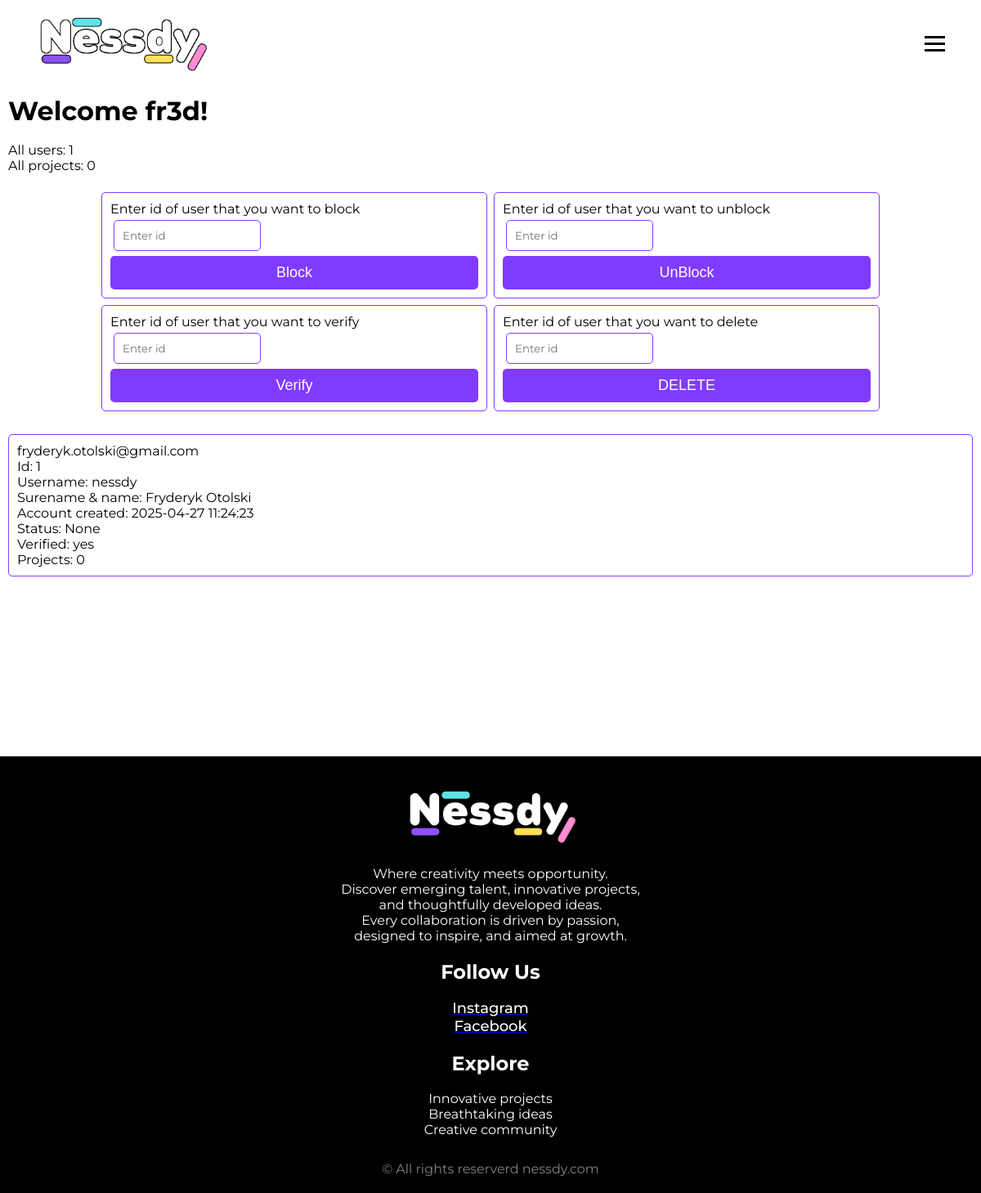
The page /admin (signed in) on the database its author committed.
### website/models.py (models this page shows)
class User(db.Model, UserMixin):
    id = db.Column(db.Integer, primary_key=True)
    email = db.Column(db.String(150), unique=True, nullable = False)
    first_name = db.Column(db.String(150), nullable = False)
    name_surname = db.Column(db.String(150), nullable = False)
    password = db.Column(db.String(500), nullable = False)
    date = db.Column(db.DateTime(timezone=True), default=func.now())
    status = db.Column(db.String(2000), nullable = True)
    verified = db.Column(db.String(10), nullable = True)
    token = db.Column(db.Integer, nullable = True)
    notes = db.relationship('Note')

### website/views.py (the view, shortened to what this page needs)
@views.route('/admin', methods=['GET', 'POST'])
def admin():
    users = User.query.all()
    user_count = db.session.query(func.count(User.id)).scalar()
    project_count = db.session.query(func.count(Note.id)).scalar()
    return render_template("admin.html", user=current_user, users=users, user_count=user_count, project_count=project_count)

### website/__init__.py (called while the page is built)
def create_app():
    app = Flask(__name__)
    app.config["SECRET_KEY"] = "tojantiam"
    app.config['SQLALCHEMY_DATABASE_URI'] = f'sqlite:///{DB_NAME}'
    app.config['UPLOAD_FOLDER'] = 'static/uploads/' #Upload folder for images
    db.init_app(app)
    from .views import views
    from .auth import auth
    app.register_blueprint(views, url_prefix='/')
    app.register_blueprint(auth, url_prefix='/')
    from .models import User
    create_database(app)
    login_manager = LoginManager()
    login_manager.login_view = 'auth.login'
    login_manager.init_app(app)
    @login_manager.user_loader
    def load_user(id):
        return User.query.get(int(id))
    return app

### website/templates/admin.html (shortened to what this page needs)
{% extends "base.html" %}
{% block content %}
    <div class="container_admin">
        {% if user.email == "fryderyk.otolski@gmail.com" %}
        <h1>Welcome fr3d!</h1>
        <br>
        <p>All users: {{ user_count }}</p>
        <p>All projects: {{ project_count }}</p>
        <br>
        <div class="un-block-form">
            <form method="POST" class="form-control">
                <label for="block">Enter id of user that you want to block</label>
                <input type="text" class="form-control" id="block" name="block" placeholder="Enter id">
                <button type="submit" class="btn-primary">Block</button>
            </form>
            <br>
            <form method="POST" class="form-control">
                <label for="unblock">Enter id of user that you want to unblock</label>
                <input type="text" class="form-control" id="unblock" name="unblock" placeholder="Enter id">
                <button type="submit" class="btn-primary">UnBlock</button>
            </form>
            <form method="POST" class="form-control">
                <label for="verify">Enter id of user that you want to verify</label>
                <input type="text" class="form-control" id="verify" name="verify" placeholder="Enter id">
                <button type="submit" class="btn-primary">Verify</button>
            </form>
            <form method="POST" class="form-control">
                <label for="verify">Enter id of user that you want to delete</label>
                <input type="text" class="form-control" id="delete" name="delete" placeholder="Enter id">
                <button type="submit" class="btn-primary">DELETE</button>
            </form>
        </div>
        <br>
            {% for user in users %}
                <div class="box">
                    <p>{{ user.email }}</p>
                    <p>Id: {{ user.id }}</p>
                    <p>Username: {{ user.first_name }}</p>
                    <p>Surename & name: {{ user.name_surname }}</p>
                    <p>Account created: {{ user.date }}</p>
                    <p>Status: {{ user.status }}</p>
                    <p>Verified: {{ user.verified }}</p>
                    <p>Projects: {{ user.notes|length }}</p>
                </div>
            {% endfor %}
        {% else %}
        <h1>Acces denied!</h1>
        {% endif %}
    </div>
{% endblock %}

### website/templates/base.html (shortened to what this page needs)
<!DOCTYPE html>
<html lang="en">
<head>
    <link rel="stylesheet" type="text/css" href="{{ url_for('static', filename='css/style.css') }}">
    <link rel="stylesheet" type="text/css" href="{{ url_for('static', filename='css/home.css') }}">
    <link rel="stylesheet" type="text/css" href="{{ url_for('static', filename='css/sign_up.css') }}">
    <link rel="stylesheet" type="text/css" href="{{ url_for('static', filename='css/login.css') }}">
    <link rel="stylesheet" type="text/css" href="{{ url_for('static', filename='css/facts.css') }}">
    <link rel="stylesheet" type="text/css" href="{{ url_for('static', filename='css/shop.css') }}">
    <link rel="stylesheet" type="text/css" href="{{ url_for('static', filename='css/password.css') }}">
    <link rel="stylesheet" type="text/css" href="{{ url_for('static', filename='css/token.css') }}">
</head>
<body>
  <div class="container">
      <nav class="navbar">
        <a href="/">  <img src="{{ url_for('static', filename='images/nessdy_logo2.png') }}">  </a>
        <div class="hamburger">
            <span class="bar"></span>
            <span class="bar"></span>
            <span class="bar"></span>
        </div>
      </nav>
      {% block content %}
      {% endblock %}
      <br>
      <div class="footer">
        <ul>
          <li>
            <img class="logofooter" src="{{ url_for('static', filename='images/nessdy_logo2.png') }}">
          </li>
          <li>
            <p>Where creativity meets opportunity.</p>
            <p>Discover emerging talent, innovative projects,</p>
            <p>and thoughtfully developed ideas.</p>
            <p>Every collaboration is driven by passion,</p>
            <p>designed to inspire, and aimed at growth.</p>
          </li>
          <li>
            <h2>Follow Us</h2>
            <br>
            <a href="https://www.instagram.com/_nessdy_?igsh=MW9vMGkwdm50OWJwMw%3D%3D&utm_source=qr" target="_blank"><p class="socialm" >Instagram</p></a>
            <a href="https://www.facebook.com/profile.php?id=61575508590029" target="_blank"><p class="socialm" >Facebook</p></a>
          </li>
          <li>
            <h2>Explore</h2>
            <br>
            <p>Innovative projects</p>
            <p>Breathtaking ideas</p>
            <p>Creative community</p>
          </li>
        </ul>
        <br>
        <div class="rights">
          <p> © All rights reserverd nessdy.com</p>
        </div>
      </div>
    </div>
</body>
</html>

### website/static/css/style.css (style rules this page uses)
* { padding: 0; margin: 0; box-sizing: border-box; font-family: "Montserrat", sans-serif; cursor: default; }
body { max-width: 1600px; margin: auto; border: 0.5px solid black; }
.container { padding: 0px; }
.navbar img { max-height: 80px; }
.navbar a { color: rgb(0, 0, 0); text-decoration: none; font-family: "Montserrat", sans-serif; font-style: normal; font-size: 22px; font-weight: 800; }
.navbar { padding: 10px; margin: 10px; min-height: 80px; align-items: center; padding: 0 34px; display: flex; justify-content: space-between }
.hamburger { display: none; cursor: pointer; }
.bar { display: block; width: 25px; height: 3px; margin: 5px auto; background-color: rgb(0, 0, 0); -webkit-transition: all 0.3s ease-in-out; transition: all 0.3s ease-in-out }
.footer { padding: 30px 100px; background-color: black; cursor: default; }
.footer ul { list-style: none; justify-content: space-between; display: flex; align-items: center; color: white; }
.footer .logofooter { height: 80px; }
.socialm { text-decoration: none; font-weight: 500; font-size: 18px; color: white; transition: all 0.3s ease-in-out }
.rights { display: flex; justify-content: center; color: grey; }
@media (max-width: 1260px) { body { margin: 0; border: none; } }
@media (max-width: 1260px) { .container { box-shadow: none; border-radius: 0px; padding: 0px; margin: 0px; } }
@media (max-width: 1260px) { .hamburger { display: block; } }
@media (max-width: 1260px) { .footer { padding: 20px; } }
@media (max-width: 1260px) { .footer ul { display: block; align-items: center; } }
@media (max-width: 1260px) { .footer ul li { text-align: center; padding: 10px; } }

### website/static/css/sign_up.css (style rules this page uses)
.form-control { width: 100%; padding: 10px; margin-top: 5px; border: 1px solid #803bff; border-radius: 5px; }
.btn-primary { width: 100%; padding: 10px; font-family: "Lilita One", sans-serif; font-size: 18px; background-color: #803bff; border: none; color: white; border-radius: 5px; }

### website/static/css/login.css (style rules this page uses)
.form-control { width: 100%; padding: 10px; margin-top: 5px; border: 1px solid #803bff; border-radius: 5px; }
.btn-primary { width: 100%; padding: 10px; font-size: 18px; background-color: #803bff; border: none; color: white; border-radius: 5px; }

### website/static/css/password.css (style rules this page uses)
.form-control { width: 100%; padding: 10px; margin-top: 5px; border: 1px solid #803bff; border-radius: 5px; }
.btn-primary { width: 100%; padding: 10px; font-size: 18px; background-color: #803bff; border: none; color: white; border-radius: 5px; }

### website/static/css/token.css (style rules this page uses)
.form-control { width: 100%; padding: 10px; margin-top: 5px; border: 1px solid #803bff; border-radius: 5px; }
.btn-primary { width: 100%; padding: 10px; font-size: 18px; background-color: #803bff; border: none; color: white; border-radius: 5px; }

### website/templates/admin.html (style rules this page uses)
.container_admin { min-height: 800px; padding: 10px; }
.box { width: 100%; min-height: 10px; padding: 10px; margin-top: 5px; border: 1px solid #803bff; border-radius: 5px; display: flex; flex-direction: column; align-items: top; justify-content: space-between; }
.un-block-form { display: flex; flex-wrap: wrap; align-items: center; justify-content: center; }
.form-control { width: 40%; margin: 4px; }
button { margin-top: 2px; }

### rows shown on the page
User: email "fryderyk.otolski@gmail.com", id "1", first_name "nessdy", name_surname "Fryderyk Otolski", date "2025-04-27 11:24:23", status "None", verified "yes", notes|length "0"

### other values the page prints
{{ user_count }} "1"
{{ project_count }} "0"
